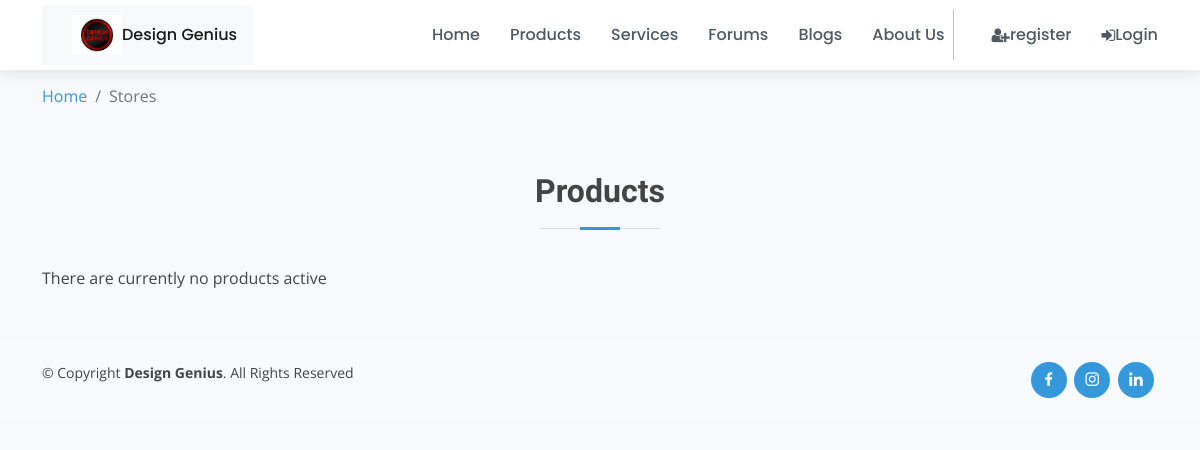
The page /product/ on the database as committed earlier.
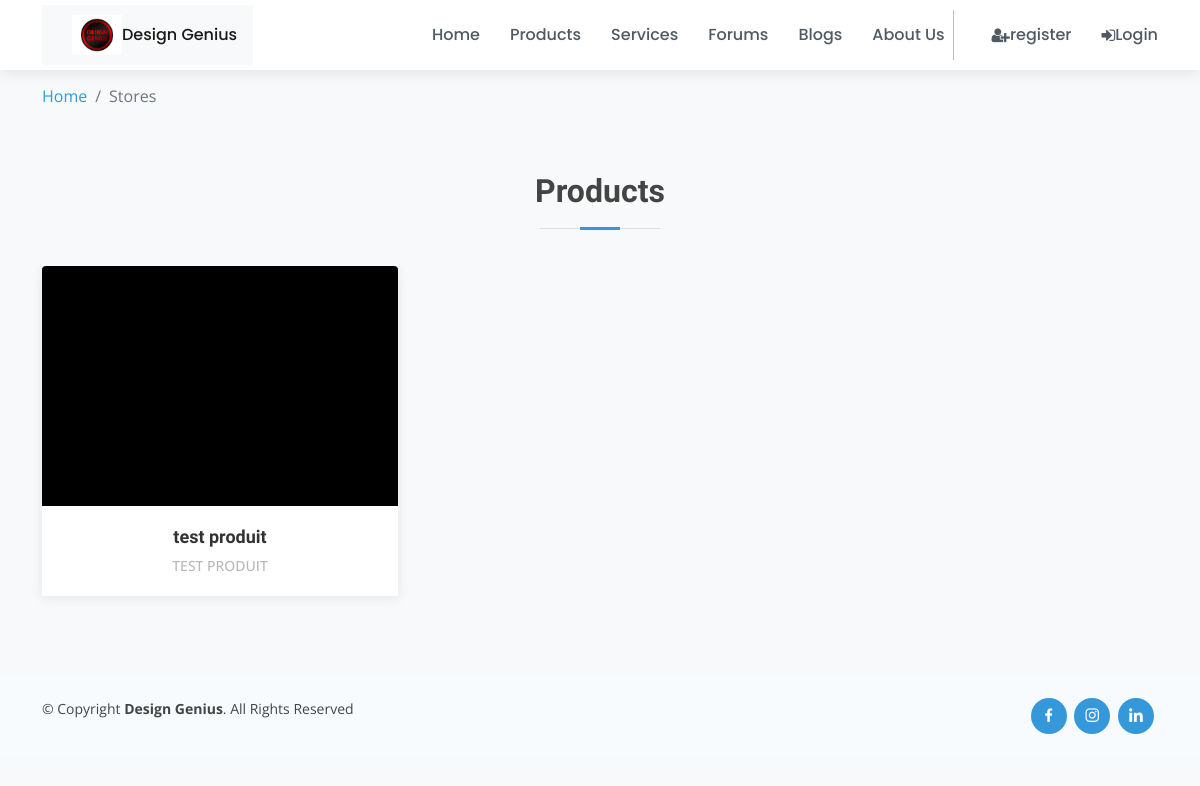
The same page on the database as committed later.
### Stores/models.py (models this page shows, shortened)
class Product(models.Model):
    product_type = models.ForeignKey(ProductType, on_delete=models.RESTRICT)
    category = models.ForeignKey(Category, on_delete=models.RESTRICT)
    title = models.CharField(
        verbose_name=_("title"),
        help_text=_("Required"),
        max_length=255,
    )
    description = models.TextField(verbose_name=_("description"), help_text=_("Not Required"), blank=True)
    slug = models.SlugField(null=True, blank=True)
    regular_price = models.DecimalField(
        verbose_name=_("Regular price"),
        help_text=_("Maximum 999.99"),
        error_messages={
            "name": {
                "max_length": _("The price must be between 0 and 999.99."),
            },
        },
        max_digits=5,
        decimal_places=2,
    )
    discount_price = models.DecimalField(
        verbose_name=_("Discount price"),
        help_text=_("Maximum 999.99"),
        error_messages={
            "name": {
                "max_length": _("The price must be between 0 and 999.99."),
            },
        },
        max_digits=5,
        decimal_places=2,
    )
    is_active = models.BooleanField(
        verbose_name=_("Product visibility"),
        help_text=_("Change product visibility"),
        default=True,
    )
    created_at = models.DateTimeField(_("Created at"), auto_now_add=True, editable=False)
    updated_at = models.DateTimeField(_("Updated at"), auto_now=True)
    users_wishlist = models.ManyToManyField(settings.AUTH_USER_MODEL, related_name="user_wishlist", blank=True)
    class Meta:
        ordering = ("-created_at",)
        verbose_name = _("Product")
        verbose_name_plural = _("Products")
    def get_absolute_url(self):
        return reverse("Stores:product_detail", args=[self.slug])

### Stores/views.py (the view)
# urls.py: path('', product_all, name='store_home'),
def product_all(request):
    products = Product.objects.prefetch_related("product_image").filter(is_active=True)
    return render(request, "Stores/index.html", {"products": products})

### Accounts/views.py (called while the page is built)
def global_params(request):
    if request.user.is_anonymous:
        subscription_info = None
    else:
        try:
            subscription_info = Subscription.objects.get(user_membership=request.user)
        except Subscription.DoesNotExist:
             subscription_info = None
    context = {
        "subscription_info": subscription_info,
    }
    return context

### Stores/templates/Stores/index.html (shortened to what this page needs)
{% extends 'layout/base.html' %} {% load crispy_forms_tags %} {% load static %} {% block content %} {% include "layout/_nav.html" %}
<div id="portfolio" class="portfolio" >
    <div class="container mt-4">
        <nav aria-label="breadcrumb">
            <ol class="breadcrumb">
              <li class="breadcrumb-item"><a href="/">Home</a></li>
              <li class="breadcrumb-item active" aria-current="page">Stores</li>
            </ol>
        </nav>
        <div class="row">
            <div class="album py-5">
                <div class="section-title pb-3">
                    <h2>Products</h2>
                </div>
                {% if not products %}
                <div class="col-12">There are currently no products active</div>
                {% else %}
                <div class="row portfolio-container">
                    {% for product in products %}
                    <div class="col-lg-4 col-md-6 portfolio-item filter-app wow fadeInUp">
                        <div class="portfolio-wrap">
                        {% for image in product.product_image.all %}
                            {% if image.is_feature%}
                            <figure>
                            </figure>
                            {% endif %}
                        {% endfor %}
                        <div class="portfolio-info">
                            <h4><a href="{{ product.get_absolute_url }}">{{ product.title|slice:":50" }}</a></h4>
                            <p>{{ product.title|slice:":50" }}</p>
                        </div>
                        </div>
                    </div>
                    {% endfor %}
                </div>
                {% endif %}
            </div>
        </div>
    </div>
    {% endblock content %}

Rows that differ between the two databases and show on the page:
added Product: title "test produit", title "TEST PRODUIT"
Other text that changed with them:
text no longer shown: "There are currently no products active"
